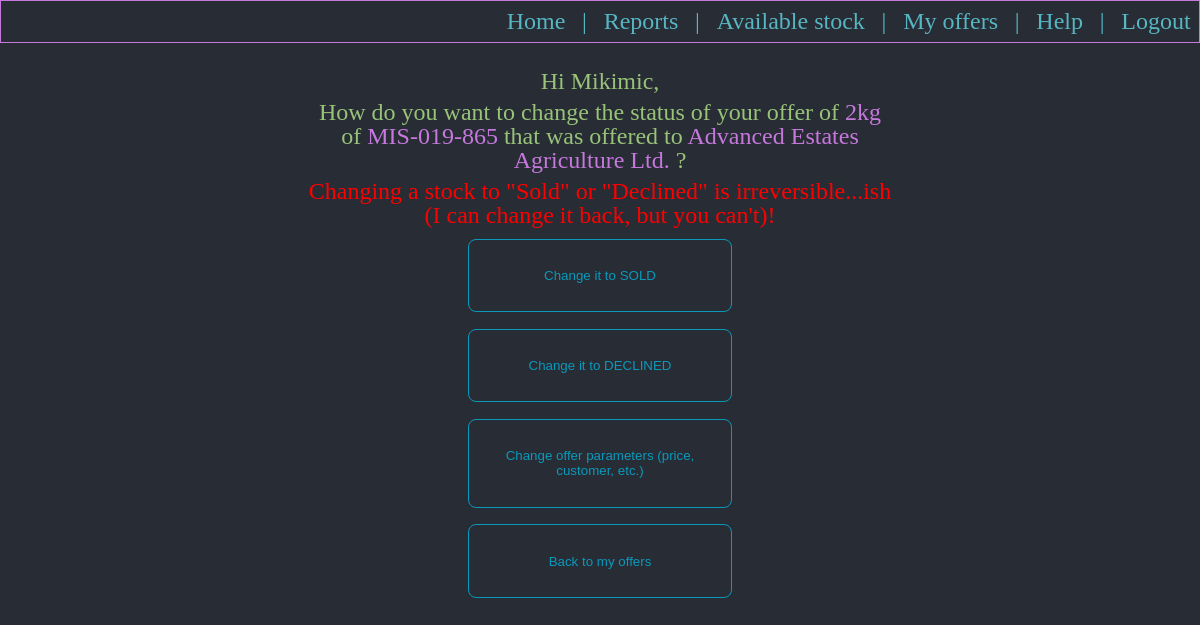
Page /changeofferedstatus/6 (signed in) on the committed database.
### aged/models.py (models this page shows, shortened)
class OffersLog(models.Model):
    sales_rep_that_made_the_offer = models.ForeignKey(User, null=True, on_delete=models.SET_NULL)
    offered_stock = models.ForeignKey(AvailableStock, null=True, on_delete=models.SET_NULL)
    offered_product = models.ForeignKey(Products, on_delete=models.RESTRICT)
    customer_that_received_offer = models.ForeignKey(Customers, on_delete=models.RESTRICT)
    offered_sold_or_declined_quantity_kg = models.IntegerField()
    STATUS_CHOICES = ( ('Offered', 'Offered'), ('Declined', 'Declined'), ('Sold', 'Sold'), ('Offer Expired', 'Offer Expired'))
    offer_status = models.CharField(max_length=20, choices=STATUS_CHOICES)
    discount_offered_percents = models.DecimalField(max_digits=5, decimal_places=2)
    price_per_kg_offered = models.DecimalField(max_digits=7, decimal_places=2)
    date_of_offer = models.DateField()
    expiration_date_of_offer = models.DateField(null=True, blank=True)
    date_of_outcome = models.DateField(null=True, blank=True)
    stock_expired = models.BooleanField(default=False)
    class Meta:
        verbose_name_plural = 'Offers log'

class Products(models.Model):
    cod_material = models.CharField(max_length=100)
    description = models.CharField(max_length=200, null=True, blank=True)
    product_brand = models.ForeignKey(Brands, null=True, blank=True, on_delete=models.SET_NULL)
    product_material_type = models.ForeignKey(MaterialType, null=True, blank=True, on_delete=models.SET_NULL)
    class Meta:
        verbose_name_plural = 'Products'

class Customers(models.Model):
    customer_name = models.CharField(max_length=100)
    customer_number = models.IntegerField()
    salesperson_owning_account = models.ForeignKey(User, null=True, blank=True, on_delete=models.SET_NULL)
    allocated_customer_service_rep = models.ForeignKey(CustomerService, null=True, blank=True, on_delete=models.SET_NULL)
    STATUS_CHOICES = ( ('Active', 'Active'), ('Inactive', 'Inactive'), )
    customer_status = models.CharField(max_length=10, choices=STATUS_CHOICES)
    class Meta:
        verbose_name_plural = 'Customers'

### aged/views.py (the view, shortened to what this page needs)
# urls.py: path('changeofferedstatus/<str:offer_id>', views.changeofferedstatus, name='changeofferedstatus'),
@login_required
def changeofferedstatus(request, offer_id):
    offeredObject = OffersLog.objects.filter(id=offer_id).get()
    if request.method == 'GET':
        return render(request, 'aged/changeofferedstatus.html', {'object': offeredObject})

### aged/templates/aged/changeofferedstatus.html (shortened to what this page needs)
{% extends 'aged/base.html' %}
{% block body %}
<div class="div_menu_no_border">
  <p class="p_menu">Hi {{user}}, </p>
  <p class="p_menu">How do you want to change the status of your offer of <span style="color:#c678dd"> {{ object.offered_sold_or_declined_quantity_kg }}kg </span>of<span style="color:#c678dd"> {{ object.offered_product.cod_material }} </span>that was offered to <span style="color:#c678dd"> {{ object.customer_that_received_offer.customer_name }}</span> ?</p>
  <p class="p_menu" style = "color:red"> Changing a stock to "Sold" or "Declined" is irreversible...ish (I can change it back, but you can't)!  </p>
  <form class=""  method="post" style="display:flex; flex-direction:column">
    <button type="submit" name="sold" value="1" class="but_change_status">Change it to SOLD</button>
    <button type="submit" name="declined" value="1" class="but_change_status">Change it to DECLINED</button>
    <button type="submit" name="changeOfferRedirect" value="1" class="but_change_status">Change offer parameters (price, customer, etc.)</button>
    <button type="submit" name="return" value="1" class="but_change_status">Back to my offers</button>
  </form>
</div>
{% endblock %}

### aged/static/aged/css/home.css (style rules this page uses)
html, body, div, span, applet, object, iframe, h1, h2, h3, h4, h5, h6, p, blockquote, pre, a, abbr, acronym, address, big, cite, code, del, dfn, em, img, ins, kbd, q, s, samp, small, strike, strong, sub, sup, tt, var, b, u, i, center, dl, dt, dd, ol, ul, li, fieldset, form, label, legend, table, caption, tbody, tfoot, thead, tr, th, td, article, aside, canvas, details, embed, figure, figcaption, footer, header, hgroup, menu, nav, output, ruby, section, summary, time, mark, audio, video { margin: 0; padding: 0; border: 0; font-size: 100%; font: inherit; vertical-align: baseline; }
body { line-height: 1; }
body { background-color: #282c34; height: 100vh; display: flex; flex-direction: column; justify-content: space-between; font-size: 150%; }
p, pre { color: #98c379 }
.div_menu, .div_menu_no_border { display: flex; flex-direction: column; text-align: center; align-items: center; margin: 0.5%; padding: 0.5%; }
.p_menu { width: 50%; margin: 0.3%; }
.but_change_status { padding:10%; margin:3%; border: solid 0.5px #0A99bbff; border-radius: 8px; background:rgba(0,0,0,0); color:#0A99bbff; }

### rows in the picture
OffersLog: offered_sold_or_declined_quantity_kg "2", offered_product.cod_material "MIS-019-865", customer_that_received_offer.customer_name "Advanced Estates Agriculture Ltd."

### other values in the picture
{{ user }} "Mikimic"
